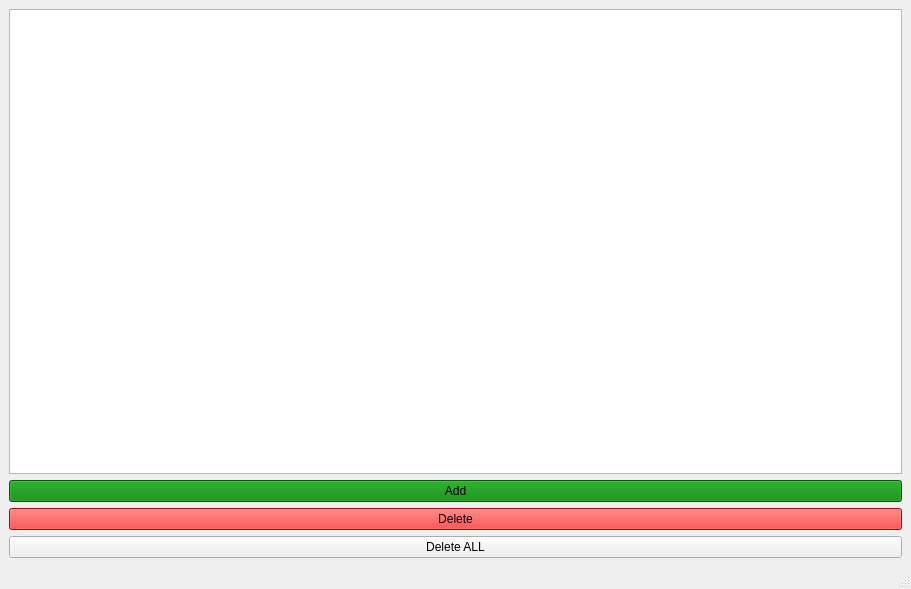
<?xml version="1.0" encoding="UTF-8"?>
<ui version="4.0">
 <class>MainWindow</class>
 <widget class="QMainWindow" name="MainWindow">
  <property name="geometry">
   <rect>
    <x>0</x>
    <y>0</y>
    <width>911</width>
    <height>589</height>
   </rect>
  </property>
  <property name="windowTitle">
   <string>MainWindow</string>
  </property>
  <widget class="QWidget" name="centralwidget">
   <layout class="QVBoxLayout" name="verticalLayout">
    <item>
     <widget class="QListWidget" name="TaskList">
      <property name="font">
       <font>
        <family>Times New Roman</family>
        <pointsize>20</pointsize>
        <italic>true</italic>
        <bold>true</bold>
       </font>
      </property>
     </widget>
    </item>
    <item>
     <widget class="QPushButton" name="pushButton_addTask">
      <property name="autoFillBackground">
       <bool>false</bool>
      </property>
      <property name="styleSheet">
       <string notr="true">background-color:green;</string>
      </property>
      <property name="text">
       <string>Add</string>
      </property>
     </widget>
    </item>
    <item>
     <widget class="QPushButton" name="pushButton_DeleteTask">
      <property name="styleSheet">
       <string notr="true">background-color: red;</string>
      </property>
      <property name="text">
       <string>Delete</string>
      </property>
     </widget>
    </item>
    <item>
     <widget class="QPushButton" name="pushButton_DeleteAll">
      <property name="text">
       <string>Delete ALL</string>
      </property>
     </widget>
    </item>
   </layout>
  </widget>
  <widget class="QMenuBar" name="menubar">
   <property name="geometry">
    <rect>
     <x>0</x>
     <y>0</y>
     <width>911</width>
     <height>20</height>
    </rect>
   </property>
  </widget>
  <widget class="QStatusBar" name="statusbar"/>
 </widget>
 <resources/>
 <connections/>
</ui>
